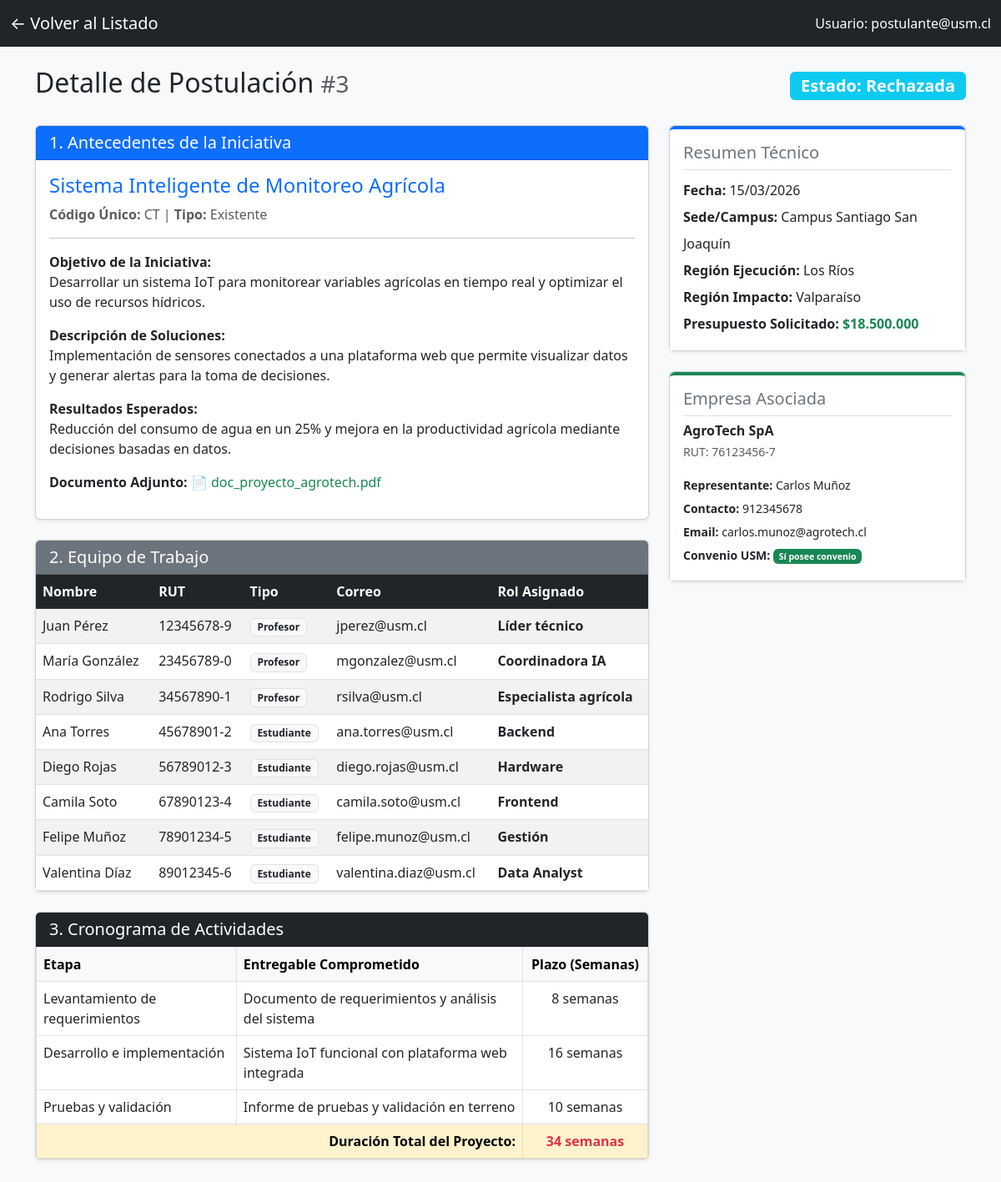
Screenshot of /PHP/detalle_postulacion.php?id=3 (signed in) with the database file from the repository.
### tables this page shows
CREATE TABLE Postulacion(
    Numero_Postulacion INT PRIMARY KEY,
    Fecha_Postulacion DATE NOT NULL,
    Codigo_Postulacion VARCHAR(100) NOT NULL UNIQUE,
    Presupuesto_Total DECIMAL(15,2) NOT NULL,
    Rut_Empresa VARCHAR(10) NOT NULL,
    ID_Sede INT NOT NULL,
    ID_Region_Ejecucion INT NOT NULL,
    ID_Region_Impacto INT NOT NULL,
    ID_Tipo_Iniciativa INT NOT NULL,
    ID_Estado INT NOT NULL,
    FOREIGN KEY (Rut_Empresa) REFERENCES Entidad_Empresa(Rut_Empresa),
    FOREIGN KEY (ID_Sede) REFERENCES Sede(ID_Sede),
    FOREIGN KEY (ID_Region_Ejecucion) REFERENCES Region(ID_Region),
    FOREIGN KEY (ID_Region_Impacto) REFERENCES Region(ID_Region),
    FOREIGN KEY (ID_Tipo_Iniciativa) REFERENCES Tipo_Iniciativa(ID_Tipo_Iniciativa),
    FOREIGN KEY (ID_Estado) REFERENCES Estado_Postulacion(ID_Estado)
);

CREATE TABLE Estado_Postulacion(
    ID_Estado INT PRIMARY KEY,
    Nombre_Estado VARCHAR(100) NOT NULL
);

CREATE TABLE Iniciativa(
    ID_Iniciativa INT PRIMARY KEY AUTO_INCREMENT,
    Documentos VARCHAR(100),
    Nombre_Iniciativa VARCHAR(100) NOT NULL,
    Objetivo_Iniciativa VARCHAR(255) NOT NULL,
    Descripcion_Soluciones VARCHAR(255) NOT NULL,
    Resultados_Esperados VARCHAR(255) NOT NULL,
    ID_Postulacion INT NOT NULL,
    FOREIGN KEY (ID_Postulacion) REFERENCES Postulacion(Numero_Postulacion)
);

CREATE TABLE Tipo_Iniciativa(
    ID_tipo_iniciativa INT PRIMARY KEY,
    Nombre_Tipo_Iniciativa VARCHAR(100) NOT NULL
);

CREATE TABLE Postulacion_Integrante(
    Numero_Postulacion INT NOT NULL,
    ID_integrante INT NOT NULL,
    Rol_Cumple_Integrante VARCHAR(100) NOT NULL,
    PRIMARY KEY (Numero_Postulacion, ID_integrante),
    FOREIGN KEY (Numero_Postulacion) REFERENCES Postulacion(Numero_Postulacion),
    FOREIGN KEY (ID_integrante) REFERENCES Integrante_Equipo(ID_integrante)
);

CREATE TABLE Integrante_Equipo(
    ID_integrante INT PRIMARY KEY AUTO_INCREMENT,
    Nombre_Integrante VARCHAR(100) NOT NULL,
    RUT_Integrante VARCHAR(10) NOT NULL UNIQUE,
    Departamento_Integrante VARCHAR(100) NOT NULL,
    Mail_Integrante VARCHAR(100) NOT NULL,
    Telefono_Integrante VARCHAR(20),
    ID_Tipo_Persona INT NOT NULL,
    ID_Sede INT NOT NULL,
    FOREIGN KEY (ID_Tipo_persona) REFERENCES Tipo_Persona(ID_Tipo_Persona),
    FOREIGN KEY (ID_Sede) REFERENCES Sede(ID_Sede)
);

CREATE TABLE Tipo_Persona(
    ID_Tipo_Persona INT PRIMARY KEY,
    Nombre_Tipo_Persona VARCHAR(100) NOT NULL
);

CREATE TABLE Etapa_Cronograma(
    ID_Etapa INT NOT NULL AUTO_INCREMENT,
    ID_Postulacion INT NOT NULL,
    Etapa VARCHAR(100) NOT NULL,
    Entregable VARCHAR(100) NOT NULL,
    Plazos INT NOT NULL,
    PRIMARY KEY (ID_Etapa),
    FOREIGN KEY (ID_Postulacion) REFERENCES Postulacion(Numero_Postulacion)
);

CREATE TABLE Sede(
    ID_Sede INT PRIMARY KEY,
    Nombre_Sede VARCHAR(100) NOT NULL
);

CREATE TABLE Region(
    ID_Region INT PRIMARY KEY,
    Nombre_Region VARCHAR(100) NOT NULL
);

CREATE TABLE Entidad_Empresa(
    Rut_Empresa VARCHAR(10) PRIMARY KEY,
    Nombre_Empresa VARCHAR(100) NOT NULL,
    Representante_Empresa VARCHAR(100) NOT NULL,
    Mail_Representante VARCHAR(100) NOT NULL,
    Convenio_USM BOOLEAN NOT NULL,
    Telefono_Representante VARCHAR(20) NOT NULL,
    ID_Tamanio INT NOT NULL,
    FOREIGN KEY (ID_Tamanio) REFERENCES Tamanio_Empresa(ID_Tamanio)
);

### PHP/detalle_postulacion.php (the view, shortened to what this page needs)
<?php
require 'conexion.php';
$id_postulacion = intval($_GET['id']);
$sql_principal = "SELECT p.*, e.Nombre_Empresa, e.Representante_Empresa, e.Mail_Representante, e.Convenio_USM, e.Telefono_Representante,
                         s.Nombre_Sede, r1.Nombre_Region AS Region_Ejecucion, r2.Nombre_Region AS Region_Impacto,
                         ti.Nombre_Tipo_Iniciativa, est.Nombre_Estado,
                         i.Nombre_Iniciativa, i.Objetivo_Iniciativa, i.Descripcion_Soluciones, i.Resultados_Esperados, i.Documentos
                  FROM Postulacion p
                  JOIN Entidad_Empresa e ON p.Rut_Empresa = e.Rut_Empresa
                  JOIN Sede s ON p.ID_Sede = s.ID_Sede
                  JOIN Region r1 ON p.ID_Region_Ejecucion = r1.ID_Region
                  JOIN Region r2 ON p.ID_Region_Impacto = r2.ID_Region
                  JOIN Tipo_Iniciativa ti ON p.ID_Tipo_Iniciativa = ti.ID_tipo_iniciativa
                  JOIN Estado_Postulacion est ON p.ID_Estado = est.ID_Estado
                  LEFT JOIN Iniciativa i ON p.Numero_Postulacion = i.ID_Postulacion
                  WHERE p.Numero_Postulacion = ?";
$stmt_p = $conexion->prepare($sql_principal);
$stmt_p->bind_param("i", $id_postulacion);
$stmt_p->execute();
$resultado_p = $stmt_p->get_result();
$postulacion = $resultado_p->fetch_assoc();
$sql_equipo = "SELECT ie.Nombre_Integrante, ie.RUT_Integrante, ie.Mail_Integrante, pi.Rol_Cumple_Integrante, tp.Nombre_Tipo_Persona
               FROM Postulacion_Integrante pi
               JOIN Integrante_Equipo ie ON pi.ID_integrante = ie.ID_integrante
               JOIN Tipo_Persona tp ON ie.ID_Tipo_Persona = tp.ID_Tipo_Persona
               WHERE pi.Numero_Postulacion = ?";
$stmt_eq = $conexion->prepare($sql_equipo);
$stmt_eq->bind_param("i", $id_postulacion);
$stmt_eq->execute();
$equipo = $stmt_eq->get_result();
$sql_cronograma = "SELECT Etapa, Entregable, Plazos FROM Etapa_Cronograma WHERE ID_Postulacion = ?";
$stmt_cr = $conexion->prepare($sql_cronograma);
$stmt_cr->bind_param("i", $id_postulacion);
$stmt_cr->execute();
$cronograma = $stmt_cr->get_result();
?>
<!DOCTYPE html>
<html lang="es">
<head>
    <link href="https://cdn.jsdelivr.net/npm/bootstrap@5.3.0/dist/css/bootstrap.min.css" rel="stylesheet">
</head>
<body class="bg-light">
<nav class="navbar navbar-dark bg-dark">
  <div class="container-fluid">
    <a class="navbar-brand" href="principal.php">← Volver al Listado</a>
    <span class="navbar-text text-white">
        Usuario: <?php echo $_SESSION['usuario']; ?>
    </span>
  </div>
</nav>
<div class="container mt-4 mb-5">
    <div class="d-flex justify-content-between align-items-center mb-4">
        <h2>Detalle de Postulación <small class="text-muted">#<?php echo $postulacion['Numero_Postulacion']; ?></small></h2>
        <span class="badge bg-info fs-5">Estado: <?php echo $postulacion['Nombre_Estado']; ?></span>
    </div>
    <div class="row">
        <div class="col-lg-8">
            <div class="card shadow-sm mb-4">
                <div class="card-header bg-primary text-white">
                    <h5 class="mb-0">1. Antecedentes de la Iniciativa</h5>
                </div>
                <div class="card-body">
                    <h4 class="text-primary"><?php echo htmlspecialchars($postulacion['Nombre_Iniciativa'] ?? 'Sin Nombre'); ?></h4>
                    <p class="text-muted"><strong>Código Único:</strong> <?php echo $postulacion['Codigo_Postulacion']; ?> | <strong>Tipo:</strong> <?php echo $postulacion['Nombre_Tipo_Iniciativa']; ?></p>
                    <hr>
                    <p><strong>Objetivo de la Iniciativa:</strong><br><?php echo nl2br(htmlspecialchars($postulacion['Objetivo_Iniciativa'] ?? 'No especificado')); ?></p>
                    <p><strong>Descripción de Soluciones:</strong><br><?php echo nl2br(htmlspecialchars($postulacion['Descripcion_Soluciones'] ?? 'No especificado')); ?></p>
                    <p><strong>Resultados Esperados:</strong><br><?php echo nl2br(htmlspecialchars($postulacion['Resultados_Esperados'] ?? 'No especificado')); ?></p>
                    <?php if (!empty($postulacion['Documentos'])): ?>
                        <p><strong>Documento Adjunto:</strong> <span class="text-success">📄 <?php echo htmlspecialchars($postulacion['Documentos']); ?></span></p>
                    <?php endif; ?>
                </div>
            </div>
            <div class="card shadow-sm mb-4">
                <div class="card-header bg-secondary text-white">
                    <h5 class="mb-0">2. Equipo de Trabajo</h5>
                </div>
                <div class="card-body p-0">
                    <div class="table-responsive">
                        <table class="table table-striped mb-0">
                            <thead class="table-dark">
                                <tr>
                                    <th>Nombre</th>
                                    <th>RUT</th>
                                    <th>Tipo</th>
                                    <th>Correo</th>
                                    <th>Rol Asignado</th>
                                </tr>
                            </thead>
                            <tbody>
                                <?php if ($equipo->num_rows > 0): ?>
                                    <?php while ($eq = $equipo->fetch_assoc()): ?>
                                        <tr>
                                            <td><?php echo htmlspecialchars($eq['Nombre_Integrante']); ?></td>
                                            <td><?php echo htmlspecialchars($eq['RUT_Integrante']); ?></td>
                                            <td><span class="badge bg-light text-dark border"><?php echo $eq['Nombre_Tipo_Persona']; ?></span></td>
                                            <td><?php echo htmlspecialchars($eq['Mail_Integrante']); ?></td>
                                            <td><strong><?php echo htmlspecialchars($eq['Rol_Cumple_Integrante'] ?? 'Integrante'); ?></strong></td>
                                        </tr>
                                    <?php endwhile; ?>
                                <?php else: ?>
                                    <tr><td colspan="5" class="text-center text-muted p-3">No hay integrantes registrados en este equipo.</td></tr>
                                <?php endif; ?>
                            </tbody>
                        </table>
                    </div>
                </div>
            </div>
            <div class="card shadow-sm mb-4">
                <div class="card-header bg-dark text-white">
                    <h5 class="mb-0">3. Cronograma de Actividades</h5>
                </div>
                <div class="card-body p-0">
                    <div class="table-responsive">
                        <table class="table table-bordered mb-0">
                            <thead class="table-light">
                                <tr>
                                    <th>Etapa</th>
                                    <th>Entregable Comprometido</th>
                                    <th class="text-center" style="width: 150px;">Plazo (Semanas)</th>
                                </tr>
                            </thead>
                            <tbody>
                                <?php
                                $total_semanas = 0;
                                if ($cronograma->num_rows > 0):
                                ?>
                                    <?php while ($cr = $cronograma->fetch_assoc()):
                                        $total_semanas += $cr['Plazos'];
                                    ?>
                                        <tr>
                                            <td><?php echo htmlspecialchars($cr['Etapa']); ?></td>
                                            <td><?php echo htmlspecialchars($cr['Entregable']); ?></td>
                                            <td class="text-center"><?php echo $cr['Plazos']; ?> semanas</td>
                                        </tr>
                                    <?php endwhile; ?>
                                    <tr class="table-warning fw-bold">
                                        <td colspan="2" class="text-end">Duración Total del Proyecto:</td>
                                        <td class="text-center text-danger"><?php echo $total_semanas; ?> semanas</td>
                                    </tr>
                                <?php else: ?>
                                    <tr><td colspan="3" class="text-center text-muted p-3">No hay etapas registradas en el cronograma.</td></tr>
                                <?php endif; ?>
                            </tbody>
                        </table>
                    </div>
                </div>
            </div>
        </div>
        <div class="col-lg-4">
            <div class="card shadow-sm mb-4">
                <div class="card-body bg-white border-top border-4 border-primary rounded-top">
                    <h5 class="card-title text-secondary border-bottom pb-2">Resumen Técnico</h5>
                    <ul class="list-unstyled lh-lg mb-0">
                        <li><strong>Fecha:</strong> <?php echo date("d/m/Y", strtotime($postulacion['Fecha_Postulacion'])); ?></li>
                        <li><strong>Sede/Campus:</strong> <?php echo htmlspecialchars($postulacion['Nombre_Sede']); ?></li>
                        <li><strong>Región Ejecución:</strong> <?php echo htmlspecialchars($postulacion['Region_Ejecucion']); ?></li>
                        <li><strong>Región Impacto:</strong> <?php echo htmlspecialchars($postulacion['Region_Impacto']); ?></li>
                        <li><strong>Presupuesto Solicitado:</strong> <span class="text-success fw-bold">$<?php echo number_format($postulacion['Presupuesto_Total'], 0, ',', '.'); ?></span></li>
                    </ul>
                </div>
            </div>
            <div class="card shadow-sm mb-4">
                <div class="card-body bg-white border-top border-4 border-success rounded-top">
                    <h5 class="card-title text-secondary border-bottom pb-2">Empresa Asociada</h5>
                    <h6 class="fw-bold text-dark mb-1"><?php echo htmlspecialchars($postulacion['Nombre_Empresa']); ?></h6>
                    <p class="text-muted small mb-3">RUT: <?php echo $postulacion['Rut_Empresa']; ?></p>
                    <ul class="list-unstyled lh-lg small mb-0">
                        <li><strong>Representante:</strong> <?php echo htmlspecialchars($postulacion['Representante_Empresa']); ?></li>
                        <li><strong>Contacto:</strong> <?php echo htmlspecialchars($postulacion['Telefono_Representante']); ?></li>
                        <li><strong>Email:</strong> <?php echo htmlspecialchars($postulacion['Mail_Representante']); ?></li>
                        <li><strong>Convenio USM:</strong>
                            <?php if ($postulacion['Convenio_USM'] == 1): ?>
                                <span class="badge bg-success">Sí posee convenio</span>
                            <?php else: ?>
                                <span class="badge bg-danger">No posee convenio</span>
                            <?php endif; ?>
                        </li>
                    </ul>
                </div>
            </div>
        </div>
    </div>
</div>
</body>
</html>

### rows the page displays
postulacion: Numero_Postulacion "3", ID_Estado.Nombre_Estado "Rechazada", iniciativa.Nombre_Iniciativa "Sistema Inteligente de Monitoreo Agrícola", Codigo_Postulacion "CT", ID_Tipo_Iniciativa.Nombre_Tipo_Iniciativa "Existente", iniciativa.Objetivo_Iniciativa "Desarrollar un sistema IoT para monitorear variables agrícolas en tiempo real y optimizar el uso de recursos hídricos.", iniciativa.Descripcion_Soluciones "Implementación de sensores conectados a una plataforma web que permite visualizar datos y generar alertas para la toma de decisiones.", iniciativa.Resultados_Esperados "Reducción del consumo de agua en un 25% y mejora en la productividad agrícola mediante decisiones basadas en datos.", iniciativa.Documentos "doc_proyecto_agrotech.pdf", Fecha_Postulacion "15/03/2026", ID_Sede.Nombre_Sede "Campus Santiago San Joaquín", ID_Region_Ejecucion.Nombre_Region "Los Ríos", ID_Region_Impacto.Nombre_Region "Valparaíso", Presupuesto_Total "18.500.000", Rut_Empresa.Nombre_Empresa "AgroTech SpA", Rut_Empresa "76123456-7", Rut_Empresa.Representante_Empresa "Carlos Muñoz", Rut_Empresa.Telefono_Representante "912345678", Rut_Empresa.Mail_Representante "carlos.munoz@agrotech.cl"
postulacion_integrante: ID_integrante.Nombre_Integrante "Juan Pérez", ID_integrante.RUT_Integrante "12345678-9", tipo_persona.Nombre_Tipo_Persona "Profesor", ID_integrante.Mail_Integrante "jperez@usm.cl", Rol_Cumple_Integrante "Líder técnico"
postulacion_integrante: ID_integrante.Nombre_Integrante "María González", ID_integrante.RUT_Integrante "23456789-0", tipo_persona.Nombre_Tipo_Persona "Profesor", ID_integrante.Mail_Integrante "mgonzalez@usm.cl", Rol_Cumple_Integrante "Coordinadora IA"
postulacion_integrante: ID_integrante.Nombre_Integrante "Rodrigo Silva", ID_integrante.RUT_Integrante "34567890-1", tipo_persona.Nombre_Tipo_Persona "Profesor", ID_integrante.Mail_Integrante "rsilva@usm.cl", Rol_Cumple_Integrante "Especialista agrícola"
postulacion_integrante: ID_integrante.Nombre_Integrante "Ana Torres", ID_integrante.RUT_Integrante "45678901-2", tipo_persona.Nombre_Tipo_Persona "Estudiante", ID_integrante.Mail_Integrante "ana.torres@usm.cl", Rol_Cumple_Integrante "Backend"
postulacion_integrante: ID_integrante.Nombre_Integrante "Diego Rojas", ID_integrante.RUT_Integrante "56789012-3", tipo_persona.Nombre_Tipo_Persona "Estudiante", ID_integrante.Mail_Integrante "diego.rojas@usm.cl", Rol_Cumple_Integrante "Hardware"
postulacion_integrante: ID_integrante.Nombre_Integrante "Camila Soto", ID_integrante.RUT_Integrante "67890123-4", tipo_persona.Nombre_Tipo_Persona "Estudiante", ID_integrante.Mail_Integrante "camila.soto@usm.cl", Rol_Cumple_Integrante "Frontend"
postulacion_integrante: ID_integrante.Nombre_Integrante "Felipe Muñoz", ID_integrante.RUT_Integrante "78901234-5", tipo_persona.Nombre_Tipo_Persona "Estudiante", ID_integrante.Mail_Integrante "felipe.munoz@usm.cl", Rol_Cumple_Integrante "Gestión"
postulacion_integrante: ID_integrante.Nombre_Integrante "Valentina Díaz", ID_integrante.RUT_Integrante "89012345-6", tipo_persona.Nombre_Tipo_Persona "Estudiante", ID_integrante.Mail_Integrante "valentina.diaz@usm.cl", Rol_Cumple_Integrante "Data Analyst"
etapa_cronograma: Etapa "Levantamiento de requerimientos", Entregable "Documento de requerimientos y análisis del sistema", Plazos "8"
etapa_cronograma: Etapa "Desarrollo e implementación", Entregable "Sistema IoT funcional con plataforma web integrada", Plazos "16"
etapa_cronograma: Etapa "Pruebas y validación", Entregable "Informe de pruebas y validación en terreno", Plazos "10"

### other values shown
$_SESSION['usuario'] "postulante@usm.cl"
$total_semanas "34"
